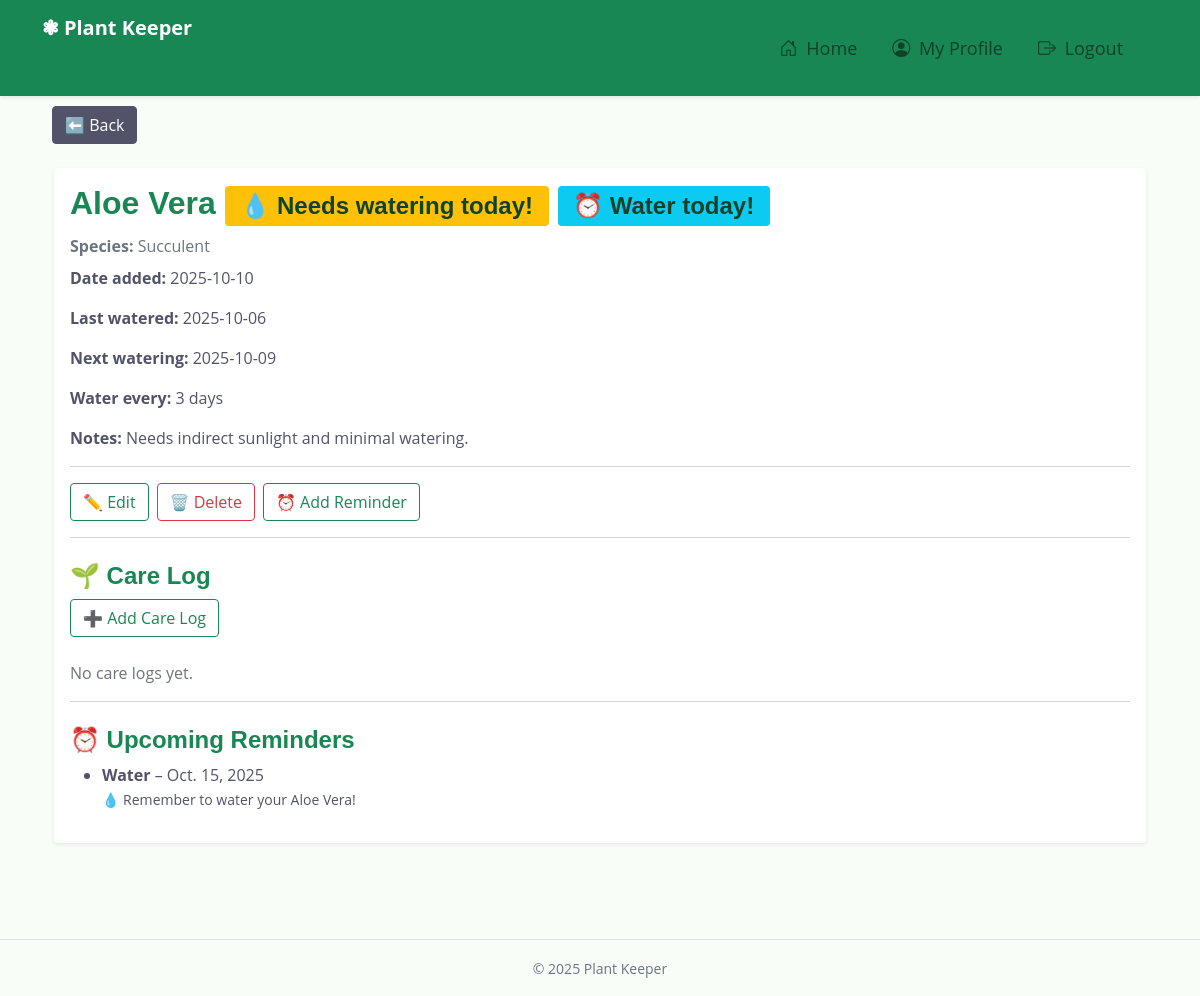
The page /plants/1/ (signed in) on the database as committed earlier.
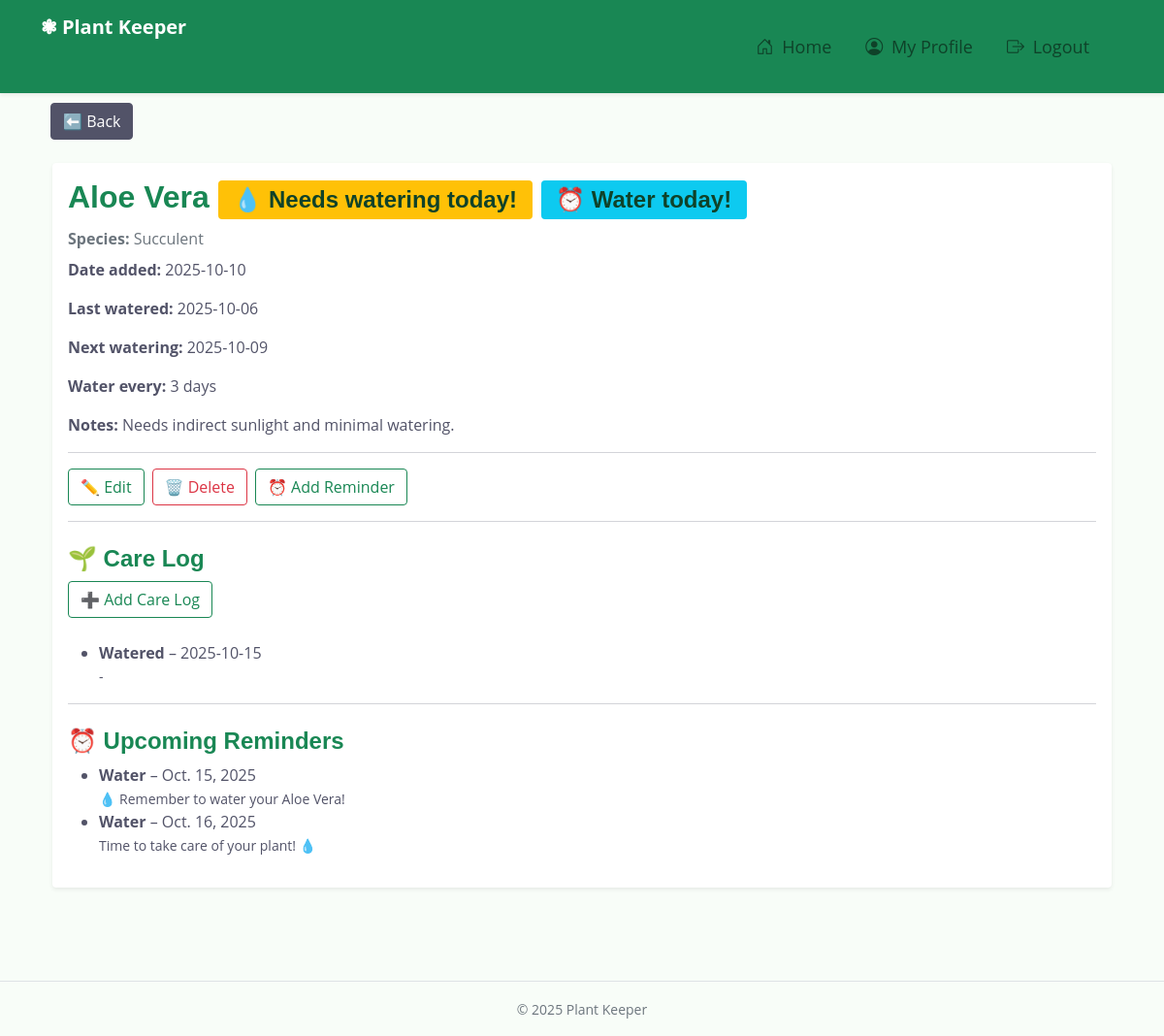
The same page on the database as committed later.
### main_app/models.py (models this page shows, shortened)
class Plant(models.Model):
    name = models.CharField(max_length=100)
    species = models.CharField(max_length=100)
    date_added = models.DateField(auto_now_add=True)
    last_watered_date = models.DateField(blank=True, null=True)
    watering_frequency = models.IntegerField(
        default=7, help_text="Days between watering"
    )
    notes = models.TextField(blank=True)
    user = models.ForeignKey(User, on_delete=models.CASCADE)
    def next_watering_date(self):
        if self.last_watered_date:
            return self.last_watered_date + timedelta(days=self.watering_frequency)
        return None
    @property
    def needs_watering(self):
        if not self.last_watered_date:
            return True
        days_passed = (date.today() - self.last_watered_date).days
        return days_passed >= self.watering_frequency

class Reminder(models.Model):
    REMINDER_TYPES = [
        ("Water", "Water"),
        ("Fertilizer", "Fertilizer"),
        ("Check Soil", "Check Soil"),
    ]
    plant = models.ForeignKey(Plant, on_delete=models.CASCADE)
    reminder_type = models.CharField(
        max_length=50, choices=REMINDER_TYPES, default="Water"
    )
    reminder_date = models.DateField()
    message = models.CharField(
        max_length=255, default="Time to take care of your plant! 💧"
    )
    is_completed = models.BooleanField(default=False)
    created_at = models.DateTimeField(auto_now_add=True)

class CareLog(models.Model):
    ACTIONS = [
        ("Watered", "Watered"),
        ("Fertilized", "Fertilized"),
        ("Pruned", "Pruned"),
        ("Repotted", "Repotted"),
    ]
    plant = models.ForeignKey(Plant, on_delete=models.CASCADE)
    action = models.CharField(max_length=50, choices=ACTIONS)
    date = models.DateField(auto_now_add=True)
    note = models.TextField(blank=True)

### main_app/views.py (the view)
# urls.py: path("plants/<int:pk>/", views.PlantDetail.as_view(), name="plant_detail"),
class PlantDetail(LoginRequiredMixin, DetailView):
    model = Plant
    template_name = "plants/detail.html"
    context_object_name = "plant"
    def get_context_data(self, **kwargs):
        context = super().get_context_data(**kwargs)
        plant = self.get_object()
        context["reminders"] = Reminder.objects.filter(
            plant=plant, is_completed=False, reminder_date__gte=date.today()
        ).order_by("reminder_date")
        context["today_reminders"] = Reminder.objects.filter(
            plant=plant, is_completed=False, reminder_date=date.today()
        )
        context['care_logs'] = CareLog.objects.filter(plant=plant).order_by('-date')
        return context

### main_app/templates/plants/detail.html (shortened to what this page needs)
{% extends "base.html" %}
{% block content %}
<div class="container py-5 position-relative">
  <a href="{% url 'plant_list' %}" class="btn btn-secondary back-btn">⬅️ Back</a>
  <div class="card shadow-sm border-0 mt-4">
    <div class="card-body">
      <h2 class="text-success">
        {{ plant.name }}
        {% if plant.needs_watering %}
            <span class="badge bg-warning text-dark">💧 Needs watering today!</span>
        {% endif %}
        {% if today_reminders %}
          {% for reminder in today_reminders %}
            <span class="badge bg-info text-dark">⏰ {{ reminder.reminder_type }} today!</span>
          {% endfor %}
        {% endif %}
      </h2>
      <p class="text-muted mb-2"><strong>Species:</strong> {{ plant.species }}</p>
      <p><strong>Date added:</strong> {{ plant.date_added|date:"Y-m-d" }}</p>
      <p><strong>Last watered:</strong>
        {% if plant.last_watered_date %}
          {{ plant.last_watered_date|date:"Y-m-d" }}
        {% else %}
          <span class="text-muted">Not yet</span>
        {% endif %}
      </p>
      <p><strong>Next watering:</strong>
        {% if plant.next_watering_date %}
          {{ plant.next_watering_date|date:"Y-m-d" }}
        {% else %}
          <span class="text-muted">Not scheduled</span>
        {% endif %}
      </p>
      <p><strong>Water every:</strong> {{ plant.watering_frequency }} days</p>
      <p><strong>Notes:</strong> {{ plant.notes|default:"-" }}</p>
      <hr>
      <div class="d-flex gap-2">
        <a href="{% url 'plant_edit' plant.pk %}" class="btn btn-outline-success">✏️ Edit</a>
        <a href="{% url 'plant_delete' plant.pk %}" class="btn btn-outline-danger">🗑️ Delete</a>
        <a href="{% url 'reminder_add' %}?plant_id={{ plant.id }}" class="btn btn-outline-success">⏰ Add Reminder</a>
      </div>
      <hr>
      <h4 class="mt-4 text-success">🌱 Care Log</h4>
      <div class="mb-3">
          <a href="{% url 'carelog_add' %}?plant_id={{ plant.id }}" class="btn btn-outline-success mb-2">➕ Add Care Log</a>
      </div>
      {% if care_logs %}
        <ul>
          {% for log in care_logs %}
            <li>
              <strong>{{ log.action }}</strong> – {{ log.date|date:"Y-m-d" }}<br>
              <small>{{ log.note|default:"-" }}</small>
            </li>
          {% endfor %}
        </ul>
      {% else %}
        <p class="text-muted">No care logs yet.</p>
      {% endif %}
      <hr>
      <h4 class="mt-4 text-success">⏰ Upcoming Reminders</h4>
      {% if reminders %}
        <ul>
          {% for reminder in reminders %}
            <li>
              <strong>{{ reminder.reminder_type }}</strong> – {{ reminder.reminder_date }}<br>
              <small>{{ reminder.message }}</small>
            </li>
          {% endfor %}
        </ul>
      {% else %}
        <p class="text-muted">No reminders yet.</p>
      {% endif %}
    </div>
  </div>
</div>
{% endblock %}

### main_app/templates/base.html (shortened to what this page needs)
{% load static %}
<!DOCTYPE html>
<html lang="en">
<head>
  <link href="{% static 'css/bootstrap.min.css' %}" rel="stylesheet">
  <link href="{% static 'css/style.css' %}" rel="stylesheet">
  <link href="https://cdn.jsdelivr.net/npm/bootstrap-icons@1.11.1/font/bootstrap-icons.css" rel="stylesheet">
</head>
<body>
   {% if request.resolver_match.url_name != 'login' and request.resolver_match.url_name != 'signup' %}
<nav class="navbar navbar-expand-lg navbar-dark bg-success shadow-sm fixed-top">
  <div class="container">
    <a class="navbar-brand fw-bold text-white" href="{% url 'plant_list' %}">❃ Plant Keeper</a>
    <div class="collapse navbar-collapse justify-content-end" id="navbarNav">
      <ul class="navbar-nav align-items-lg-center">
        <li class="nav-item">
          <a class="nav-link nav-item-link {% if request.resolver_match.url_name == 'plant_list' %}active{% endif %}"
             href="{% url 'plant_list' %}">
            <i class="bi bi-house-door me-1"></i> Home
          </a>
        </li>
        {% if user.is_authenticated %}
        <li class="nav-item">
          <a class="nav-link nav-item-link {% if request.resolver_match.url_name == 'my_profile' %}active{% endif %}"
             href="{% url 'my_profile' %}">
            <i class="bi bi-person-circle me-1"></i> My Profile
          </a>
        </li>
        {% endif %}
        <li class="nav-item">
          <form method="post" action="{% url 'logout' %}" class="m-0 p-0">
            <button type="submit" class="nav-link nav-item-link border-0 bg-transparent">
              <i class="bi bi-box-arrow-right me-1"></i> Logout
            </button>
          </form>
        </li>
      </ul>
    </div>
  </div>
</nav>
{% endif %}
  <div class="container mt-5 pt-4">
  </div>
  <main class="container mt-4">
    {% block content %}{% endblock %}
  </main>
  {% if request.resolver_match.url_name != 'login' and request.resolver_match.url_name != 'signup' %}
  <footer class="text-center py-3 mt-5 text-muted border-top">
    <small>© 2025 Plant Keeper</small>
  </footer>
  {% endif %}
</body>
</html>

### main_app/static/css/style.css (style rules this page uses)
:root { --primary: #348E38; --secondary: #525368; --light: #E8F5E9; --dark: #0F4229; }
h1, .h1, h2, .h2, .fw-bold { font-weight: 700 !important; }
h3, .h3, h4, .h4, .fw-medium { font-weight: 600 !important; }
.btn { transition: .5s; font-weight: 500; }
.navbar .navbar-brand, .navbar a.btn { height: 80px }
.navbar .navbar-nav .nav-link { margin-right: 35px; padding: 25px 0; color: var(--dark); font-size: 18px; font-weight: 500; outline: none; }
body { background-color: #f8fdf8; }
.navbar { box-shadow: 0 2px 10px rgba(0, 0, 0, 0.1); }
.back-btn { position: absolute; top: 10px; left: 10px; z-index: 1000; }

Rows that differ between the two databases and show on the page:
added CareLog: action "Watered", date "2025-10-15", note "-"
added Reminder: reminder_type "Water", reminder_date "Oct. 16, 2025", message "Time to take care of your plant! 💧", shown under "⏰ Upcoming Reminders"
Other text that changed with them:
text no longer shown: "No care logs yet."
